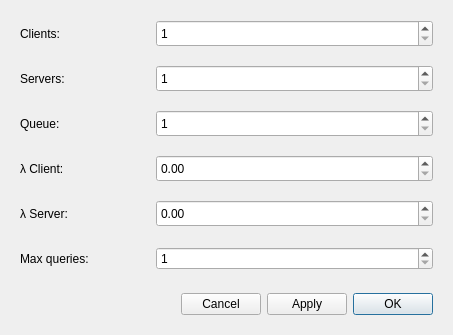
<?xml version="1.0" encoding="UTF-8"?>
<ui version="4.0">
 <class>QsForm_Settings</class>
 <widget class="QDialog" name="QsForm_Settings">
  <property name="geometry">
   <rect>
    <x>0</x>
    <y>0</y>
    <width>453</width>
    <height>335</height>
   </rect>
  </property>
  <property name="sizePolicy">
   <sizepolicy hsizetype="Fixed" vsizetype="Fixed">
    <horstretch>0</horstretch>
    <verstretch>0</verstretch>
   </sizepolicy>
  </property>
  <property name="windowTitle">
   <string>Query System</string>
  </property>
  <layout class="QVBoxLayout" name="verticalLayout_2">
   <property name="spacing">
    <number>3</number>
   </property>
   <item>
    <widget class="QFrame" name="verticalFrame">
     <layout class="QVBoxLayout" name="verticalLayout">
      <property name="spacing">
       <number>0</number>
      </property>
      <property name="leftMargin">
       <number>0</number>
      </property>
      <property name="topMargin">
       <number>0</number>
      </property>
      <property name="rightMargin">
       <number>0</number>
      </property>
      <property name="bottomMargin">
       <number>0</number>
      </property>
      <item alignment="Qt::AlignVCenter">
       <widget class="QFrame" name="horizontalFrame">
        <layout class="QHBoxLayout" name="horizontalLayout">
         <item>
          <widget class="QLabel" name="lbClients">
           <property name="sizePolicy">
            <sizepolicy hsizetype="Maximum" vsizetype="Maximum">
             <horstretch>0</horstretch>
             <verstretch>0</verstretch>
            </sizepolicy>
           </property>
           <property name="minimumSize">
            <size>
             <width>130</width>
             <height>27</height>
            </size>
           </property>
           <property name="text">
            <string>Clients:</string>
           </property>
          </widget>
         </item>
         <item>
          <widget class="QSpinBox" name="sbxCl">
           <property name="sizePolicy">
            <sizepolicy hsizetype="Preferred" vsizetype="Maximum">
             <horstretch>0</horstretch>
             <verstretch>0</verstretch>
            </sizepolicy>
           </property>
           <property name="minimumSize">
            <size>
             <width>0</width>
             <height>27</height>
            </size>
           </property>
           <property name="minimum">
            <number>1</number>
           </property>
           <property name="maximum">
            <number>1000</number>
           </property>
           <property name="singleStep">
            <number>5</number>
           </property>
          </widget>
         </item>
        </layout>
       </widget>
      </item>
      <item alignment="Qt::AlignVCenter">
       <widget class="QFrame" name="horizontalFrame_21">
        <layout class="QHBoxLayout" name="horizontalLayout_3">
         <item>
          <widget class="QLabel" name="lbServers">
           <property name="sizePolicy">
            <sizepolicy hsizetype="Maximum" vsizetype="Maximum">
             <horstretch>0</horstretch>
             <verstretch>0</verstretch>
            </sizepolicy>
           </property>
           <property name="minimumSize">
            <size>
             <width>130</width>
             <height>27</height>
            </size>
           </property>
           <property name="text">
            <string>Servers:</string>
           </property>
          </widget>
         </item>
         <item>
          <widget class="QSpinBox" name="sbxSrv">
           <property name="sizePolicy">
            <sizepolicy hsizetype="Minimum" vsizetype="Maximum">
             <horstretch>0</horstretch>
             <verstretch>0</verstretch>
            </sizepolicy>
           </property>
           <property name="minimumSize">
            <size>
             <width>0</width>
             <height>27</height>
            </size>
           </property>
           <property name="minimum">
            <number>1</number>
           </property>
           <property name="maximum">
            <number>1000</number>
           </property>
           <property name="singleStep">
            <number>5</number>
           </property>
          </widget>
         </item>
        </layout>
       </widget>
      </item>
      <item alignment="Qt::AlignVCenter">
       <widget class="QFrame" name="horizontalFrame_3">
        <layout class="QHBoxLayout" name="horizontalLayout_4">
         <item>
          <widget class="QLabel" name="lbQueue">
           <property name="sizePolicy">
            <sizepolicy hsizetype="Maximum" vsizetype="Maximum">
             <horstretch>0</horstretch>
             <verstretch>0</verstretch>
            </sizepolicy>
           </property>
           <property name="minimumSize">
            <size>
             <width>130</width>
             <height>27</height>
            </size>
           </property>
           <property name="text">
            <string>Queue:</string>
           </property>
          </widget>
         </item>
         <item>
          <widget class="QSpinBox" name="sbxQue">
           <property name="sizePolicy">
            <sizepolicy hsizetype="Minimum" vsizetype="Maximum">
             <horstretch>0</horstretch>
             <verstretch>0</verstretch>
            </sizepolicy>
           </property>
           <property name="minimumSize">
            <size>
             <width>0</width>
             <height>27</height>
            </size>
           </property>
           <property name="minimum">
            <number>1</number>
           </property>
           <property name="maximum">
            <number>1000</number>
           </property>
           <property name="singleStep">
            <number>5</number>
           </property>
          </widget>
         </item>
        </layout>
       </widget>
      </item>
      <item alignment="Qt::AlignVCenter">
       <widget class="QFrame" name="horizontalFrame_4">
        <layout class="QHBoxLayout" name="horizontalLayout_5">
         <item>
          <widget class="QLabel" name="lbLamCl">
           <property name="sizePolicy">
            <sizepolicy hsizetype="Maximum" vsizetype="Maximum">
             <horstretch>0</horstretch>
             <verstretch>0</verstretch>
            </sizepolicy>
           </property>
           <property name="minimumSize">
            <size>
             <width>130</width>
             <height>27</height>
            </size>
           </property>
           <property name="text">
            <string>λ Client:</string>
           </property>
          </widget>
         </item>
         <item>
          <widget class="QDoubleSpinBox" name="sbxLamCl">
           <property name="sizePolicy">
            <sizepolicy hsizetype="Minimum" vsizetype="Maximum">
             <horstretch>0</horstretch>
             <verstretch>0</verstretch>
            </sizepolicy>
           </property>
           <property name="minimumSize">
            <size>
             <width>0</width>
             <height>27</height>
            </size>
           </property>
           <property name="minimum">
            <double>0.000000000000000</double>
           </property>
           <property name="maximum">
            <double>50.000000000000000</double>
           </property>
           <property name="singleStep">
            <double>0.100000000000000</double>
           </property>
          </widget>
         </item>
        </layout>
       </widget>
      </item>
      <item alignment="Qt::AlignVCenter">
       <widget class="QFrame" name="horizontalFrame_5">
        <layout class="QHBoxLayout" name="horizontalLayout_6">
         <item>
          <widget class="QLabel" name="lbLamSrv">
           <property name="sizePolicy">
            <sizepolicy hsizetype="Maximum" vsizetype="Maximum">
             <horstretch>0</horstretch>
             <verstretch>0</verstretch>
            </sizepolicy>
           </property>
           <property name="minimumSize">
            <size>
             <width>130</width>
             <height>27</height>
            </size>
           </property>
           <property name="text">
            <string>λ Server:</string>
           </property>
          </widget>
         </item>
         <item>
          <widget class="QDoubleSpinBox" name="sbxLamSrv">
           <property name="sizePolicy">
            <sizepolicy hsizetype="Minimum" vsizetype="Maximum">
             <horstretch>0</horstretch>
             <verstretch>0</verstretch>
            </sizepolicy>
           </property>
           <property name="minimumSize">
            <size>
             <width>0</width>
             <height>27</height>
            </size>
           </property>
           <property name="minimum">
            <double>0.000000000000000</double>
           </property>
           <property name="maximum">
            <double>50.000000000000000</double>
           </property>
           <property name="singleStep">
            <double>0.100000000000000</double>
           </property>
          </widget>
         </item>
        </layout>
       </widget>
      </item>
      <item alignment="Qt::AlignVCenter">
       <widget class="QFrame" name="horizontalFrame_6">
        <layout class="QHBoxLayout" name="horizontalLayout_7">
         <item>
          <widget class="QLabel" name="lbTimeSim">
           <property name="sizePolicy">
            <sizepolicy hsizetype="Maximum" vsizetype="Maximum">
             <horstretch>0</horstretch>
             <verstretch>0</verstretch>
            </sizepolicy>
           </property>
           <property name="minimumSize">
            <size>
             <width>130</width>
             <height>27</height>
            </size>
           </property>
           <property name="text">
            <string>Max queries:</string>
           </property>
          </widget>
         </item>
         <item>
          <widget class="QSpinBox" name="sbxMaxQueries">
           <property name="minimum">
            <number>1</number>
           </property>
           <property name="maximum">
            <number>100000</number>
           </property>
          </widget>
         </item>
        </layout>
       </widget>
      </item>
     </layout>
    </widget>
   </item>
   <item>
    <widget class="QFrame" name="horizontalFrame_2">
     <property name="sizePolicy">
      <sizepolicy hsizetype="Preferred" vsizetype="Maximum">
       <horstretch>0</horstretch>
       <verstretch>0</verstretch>
      </sizepolicy>
     </property>
     <layout class="QHBoxLayout" name="horizontalLayout_2">
      <item>
       <spacer name="horizontalSpacer">
        <property name="orientation">
         <enum>Qt::Horizontal</enum>
        </property>
        <property name="sizeHint" stdset="0">
         <size>
          <width>40</width>
          <height>20</height>
         </size>
        </property>
       </spacer>
      </item>
      <item>
       <widget class="QPushButton" name="btCancel">
        <property name="text">
         <string>Cancel</string>
        </property>
        <property name="autoDefault">
         <bool>false</bool>
        </property>
       </widget>
      </item>
      <item>
       <widget class="QPushButton" name="btApply">
        <property name="text">
         <string>Apply</string>
        </property>
        <property name="autoDefault">
         <bool>false</bool>
        </property>
       </widget>
      </item>
      <item>
       <widget class="QPushButton" name="btOk">
        <property name="text">
         <string>OK</string>
        </property>
        <property name="default">
         <bool>true</bool>
        </property>
       </widget>
      </item>
     </layout>
    </widget>
   </item>
  </layout>
 </widget>
 <resources/>
 <connections/>
</ui>
